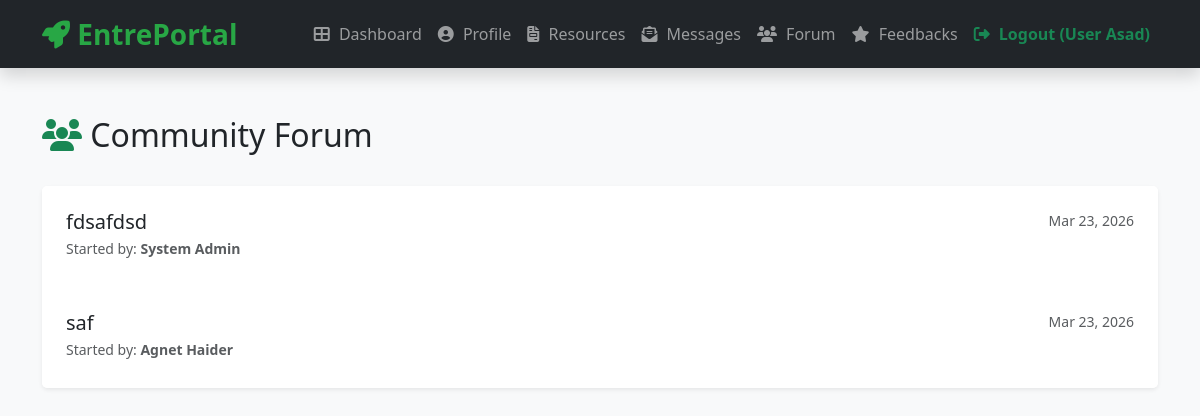
/agent/forum.php (signed in), run on the app's committed database.
### tables this page shows
CREATE TABLE `forum_topics` (
  `id` int(11) NOT NULL,
  `user_id` int(11) DEFAULT NULL,
  `title` varchar(255) DEFAULT NULL,
  `created_at` timestamp NOT NULL DEFAULT current_timestamp()
);

CREATE TABLE `users` (
  `id` int(11) NOT NULL,
  `full_name` varchar(100) NOT NULL,
  `email` varchar(100) NOT NULL,
  `password` varchar(255) NOT NULL,
  `phone` varchar(20) DEFAULT NULL,
  `bio` text DEFAULT NULL,
  `location` varchar(100) DEFAULT NULL,
  `role` enum('user','agent','admin') NOT NULL DEFAULT 'user',
  `status` enum('pending','approved','rejected') NOT NULL DEFAULT 'pending',
  `created_at` timestamp NOT NULL DEFAULT current_timestamp()
);

### agent/forum.php (the view, shortened to what this page needs)
<?php
include 'config.php';
$topics = mysqli_query($conn, "SELECT t.*, u.full_name as creator
                               FROM forum_topics t
                               JOIN users u ON t.user_id = u.id
                               ORDER BY t.created_at DESC");
?>
<!DOCTYPE html>
<html lang="en">
<head>
    <link href="https://cdn.jsdelivr.net/npm/bootstrap@5.3.3/dist/css/bootstrap.min.css" rel="stylesheet">
    <link href="https://cdnjs.cloudflare.com/ajax/libs/font-awesome/6.5.1/css/all.min.css" rel="stylesheet">
</head>
<body>
<?php include 'navbar.php'; ?>
<div class="container py-5">
    <div class="d-flex justify-content-between align-items-center mb-4">
        <h2><i class="fas fa-users text-success"></i> Community Forum</h2>
    </div>
    <div class="card shadow-sm border-0">
        <div class="list-group list-group-flush">
            <?php while($row = mysqli_fetch_assoc($topics)): ?>
                <a href="forum-view.php?id=<?= $row['id'] ?>" class="list-group-item list-group-item-action p-4 forum-card">
                    <div class="d-flex w-100 justify-content-between">
                        <h5 class="mb-1 text-dark"><?= htmlspecialchars($row['title']) ?></h5>
                        <small class="text-muted"><?= date('M d, Y', strtotime($row['created_at'])) ?></small>
                    </div>
                    <p class="mb-1 text-muted small">Started by: <strong><?= htmlspecialchars($row['creator']) ?></strong></p>
                </a>
            <?php endwhile; ?>
        </div>
    </div>
</div>
</body>
</html>

### agent/forum.php (style rules this page uses)
body { background: #f8f9fa; }
.forum-card { border: none; border-radius: 10px; transition: 0.2s; }

### agent/navbar.php (style rules this page uses)
:root { --primary: #28a745; --dark: #212529; }

### data on the page
forum_topics: title "fdsafdsd", created_at "Mar 23, 2026", user.full_name "System Admin"
forum_topics: title "saf", created_at "Mar 23, 2026", user.full_name "Agnet Haider"

### other printed values
$_SESSION['full_name'] "User Asad"
